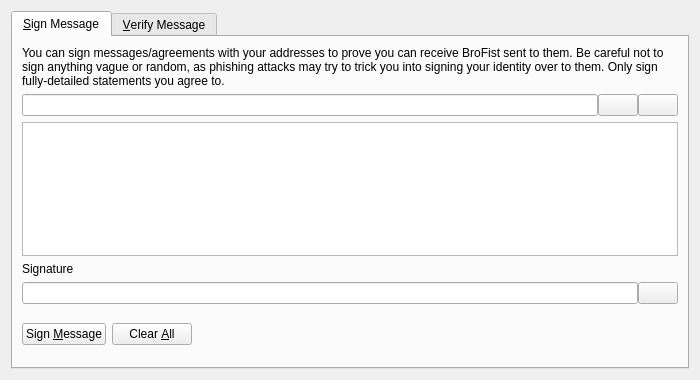
<?xml version="1.0" encoding="UTF-8"?>
<ui version="4.0">
 <class>SignVerifyMessageDialog</class>
 <widget class="QDialog" name="SignVerifyMessageDialog">
  <property name="geometry">
   <rect>
    <x>0</x>
    <y>0</y>
    <width>700</width>
    <height>380</height>
   </rect>
  </property>
  <property name="windowTitle">
   <string>Signatures - Sign / Verify a Message</string>
  </property>
  <property name="modal">
   <bool>true</bool>
  </property>
  <layout class="QVBoxLayout" name="verticalLayout">
   <item>
    <widget class="QTabWidget" name="tabWidget">
     <property name="currentIndex">
      <number>0</number>
     </property>
     <widget class="QWidget" name="tabSignMessage">
      <attribute name="title">
       <string>&amp;Sign Message</string>
      </attribute>
      <layout class="QVBoxLayout" name="verticalLayout_SM">
       <item>
        <widget class="QLabel" name="infoLabel_SM">
         <property name="text">
          <string>You can sign messages/agreements with your addresses to prove you can receive BroFist sent to them. Be careful not to sign anything vague or random, as phishing attacks may try to trick you into signing your identity over to them. Only sign fully-detailed statements you agree to.</string>
         </property>
         <property name="textFormat">
          <enum>Qt::PlainText</enum>
         </property>
         <property name="wordWrap">
          <bool>true</bool>
         </property>
        </widget>
       </item>
       <item>
        <layout class="QHBoxLayout" name="horizontalLayout_1_SM">
         <property name="spacing">
          <number>0</number>
         </property>
         <item>
          <widget class="QValidatedLineEdit" name="addressIn_SM">
           <property name="toolTip">
            <string>The BroFist address to sign the message with</string>
           </property>
          </widget>
         </item>
         <item>
          <widget class="QPushButton" name="addressBookButton_SM">
           <property name="toolTip">
            <string>Choose previously used address</string>
           </property>
           <property name="text">
            <string/>
           </property>
           <property name="shortcut">
            <string>Alt+A</string>
           </property>
           <property name="autoDefault">
            <bool>false</bool>
           </property>
          </widget>
         </item>
         <item>
          <widget class="QPushButton" name="pasteButton_SM">
           <property name="toolTip">
            <string>Paste address from clipboard</string>
           </property>
           <property name="text">
            <string/>
           </property>
           <property name="shortcut">
            <string>Alt+P</string>
           </property>
           <property name="autoDefault">
            <bool>false</bool>
           </property>
          </widget>
         </item>
        </layout>
       </item>
       <item>
        <widget class="QPlainTextEdit" name="messageIn_SM">
         <property name="toolTip">
          <string>Enter the message you want to sign here</string>
         </property>
        </widget>
       </item>
       <item>
        <widget class="QLabel" name="signatureLabel_SM">
         <property name="text">
          <string>Signature</string>
         </property>
         <property name="textFormat">
          <enum>Qt::PlainText</enum>
         </property>
        </widget>
       </item>
       <item>
        <layout class="QHBoxLayout" name="horizontalLayout_2_SM">
         <property name="spacing">
          <number>0</number>
         </property>
         <item>
          <widget class="QLineEdit" name="signatureOut_SM">
           <property name="font">
            <font>
             <italic>true</italic>
            </font>
           </property>
           <property name="readOnly">
            <bool>true</bool>
           </property>
          </widget>
         </item>
         <item>
          <widget class="QPushButton" name="copySignatureButton_SM">
           <property name="toolTip">
            <string>Copy the current signature to the system clipboard</string>
           </property>
           <property name="text">
            <string/>
           </property>
           <property name="autoDefault">
            <bool>false</bool>
           </property>
          </widget>
         </item>
        </layout>
       </item>
       <item>
        <layout class="QHBoxLayout" name="horizontalLayout_3_SM">
         <item>
          <widget class="QPushButton" name="signMessageButton_SM">
           <property name="toolTip">
            <string>Sign the message to prove you own this BroFist address</string>
           </property>
           <property name="text">
            <string>Sign &amp;Message</string>
           </property>
           <property name="autoDefault">
            <bool>false</bool>
           </property>
          </widget>
         </item>
         <item>
          <widget class="QPushButton" name="clearButton_SM">
           <property name="toolTip">
            <string>Reset all sign message fields</string>
           </property>
           <property name="text">
            <string>Clear &amp;All</string>
           </property>
           <property name="autoDefault">
            <bool>false</bool>
           </property>
          </widget>
         </item>
         <item>
          <spacer name="horizontalSpacer_1_SM">
           <property name="orientation">
            <enum>Qt::Horizontal</enum>
           </property>
           <property name="sizeHint" stdset="0">
            <size>
             <width>40</width>
             <height>48</height>
            </size>
           </property>
          </spacer>
         </item>
         <item>
          <widget class="QLabel" name="statusLabel_SM">
           <property name="font">
            <font>
             <weight>75</weight>
             <bold>true</bold>
            </font>
           </property>
           <property name="text">
            <string/>
           </property>
           <property name="wordWrap">
            <bool>true</bool>
           </property>
          </widget>
         </item>
         <item>
          <spacer name="horizontalSpacer_2_SM">
           <property name="orientation">
            <enum>Qt::Horizontal</enum>
           </property>
           <property name="sizeHint" stdset="0">
            <size>
             <width>40</width>
             <height>48</height>
            </size>
           </property>
          </spacer>
         </item>
        </layout>
       </item>
      </layout>
     </widget>
     <widget class="QWidget" name="tabVerifyMessage">
      <attribute name="title">
       <string>&amp;Verify Message</string>
      </attribute>
      <layout class="QVBoxLayout" name="verticalLayout_VM">
       <item>
        <widget class="QLabel" name="infoLabel_VM">
         <property name="text">
          <string>Enter the receiver's address, message (ensure you copy line breaks, spaces, tabs, etc. exactly) and signature below to verify the message. Be careful not to read more into the signature than what is in the signed message itself, to avoid being tricked by a man-in-the-middle attack. Note that this only proves the signing party receives with the address, it cannot prove sendership of any transaction!</string>
         </property>
         <property name="textFormat">
          <enum>Qt::PlainText</enum>
         </property>
         <property name="alignment">
          <set>Qt::AlignLeading|Qt::AlignLeft|Qt::AlignTop</set>
         </property>
         <property name="wordWrap">
          <bool>true</bool>
         </property>
        </widget>
       </item>
       <item>
        <layout class="QHBoxLayout" name="horizontalLayout_1_VM">
         <property name="spacing">
          <number>0</number>
         </property>
         <item>
          <widget class="QValidatedLineEdit" name="addressIn_VM">
           <property name="toolTip">
            <string>The BroFist address the message was signed with</string>
           </property>
          </widget>
         </item>
         <item>
          <widget class="QPushButton" name="addressBookButton_VM">
           <property name="toolTip">
            <string>Choose previously used address</string>
           </property>
           <property name="text">
            <string/>
           </property>
           <property name="shortcut">
            <string>Alt+A</string>
           </property>
           <property name="autoDefault">
            <bool>false</bool>
           </property>
          </widget>
         </item>
        </layout>
       </item>
       <item>
        <widget class="QPlainTextEdit" name="messageIn_VM"/>
       </item>
       <item>
        <widget class="QValidatedLineEdit" name="signatureIn_VM"/>
       </item>
       <item>
        <layout class="QHBoxLayout" name="horizontalLayout_2_VM">
         <item>
          <widget class="QPushButton" name="verifyMessageButton_VM">
           <property name="toolTip">
            <string>Verify the message to ensure it was signed with the specified BroFist address</string>
           </property>
           <property name="text">
            <string>Verify &amp;Message</string>
           </property>
           <property name="autoDefault">
            <bool>false</bool>
           </property>
          </widget>
         </item>
         <item>
          <widget class="QPushButton" name="clearButton_VM">
           <property name="toolTip">
            <string>Reset all verify message fields</string>
           </property>
           <property name="text">
            <string>Clear &amp;All</string>
           </property>
           <property name="autoDefault">
            <bool>false</bool>
           </property>
          </widget>
         </item>
         <item>
          <spacer name="horizontalSpacer_1_VM">
           <property name="orientation">
            <enum>Qt::Horizontal</enum>
           </property>
           <property name="sizeHint" stdset="0">
            <size>
             <width>40</width>
             <height>48</height>
            </size>
           </property>
          </spacer>
         </item>
         <item>
          <widget class="QLabel" name="statusLabel_VM">
           <property name="font">
            <font>
             <weight>75</weight>
             <bold>true</bold>
            </font>
           </property>
           <property name="text">
            <string/>
           </property>
           <property name="wordWrap">
            <bool>true</bool>
           </property>
          </widget>
         </item>
         <item>
          <spacer name="horizontalSpacer_2_VM">
           <property name="orientation">
            <enum>Qt::Horizontal</enum>
           </property>
           <property name="sizeHint" stdset="0">
            <size>
             <width>40</width>
             <height>48</height>
            </size>
           </property>
          </spacer>
         </item>
        </layout>
       </item>
      </layout>
     </widget>
    </widget>
   </item>
  </layout>
 </widget>
 <customwidgets>
  <customwidget>
   <class>QValidatedLineEdit</class>
   <extends>QLineEdit</extends>
   <header>qvalidatedlineedit.h</header>
  </customwidget>
 </customwidgets>
 <resources>
  <include location="../brofist.qrc"/>
 </resources>
 <connections/>
</ui>
